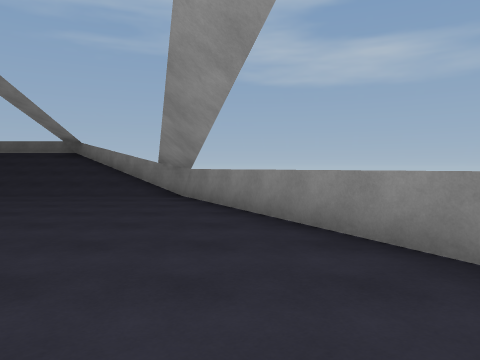
view 1 (above)

24 first-person views from a walk through a scene from a Unity 3-D project. The camera is 1.3 m above the floor, tilts 2° down and sees 70° across. The floor is counted in squares, 2 m on a side. Each view is taken from the middle of a square. On the plan, view 1 faces up. The plan holds only what a view shows up to about 10 squares ahead; the rest is blank. The place goes on beyond the plan.

view 2
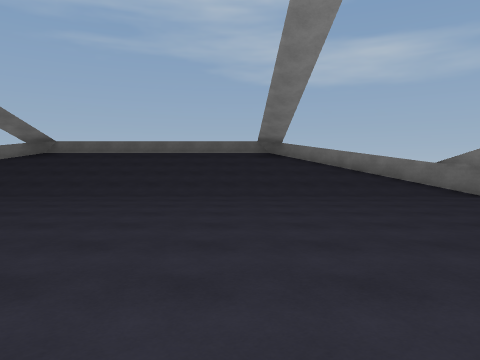

view 3
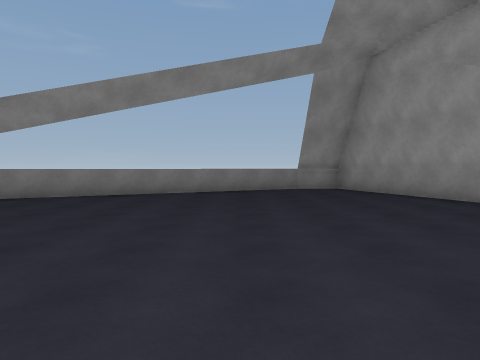

view 4
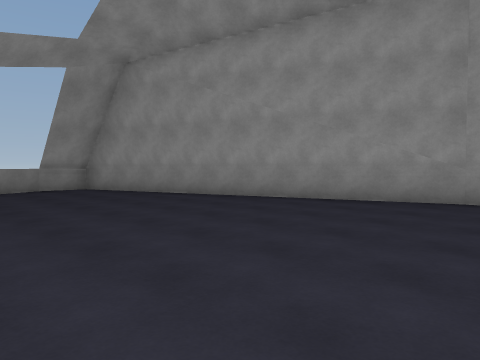

view 5
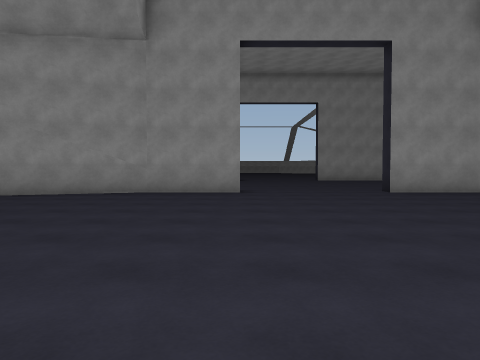

view 6
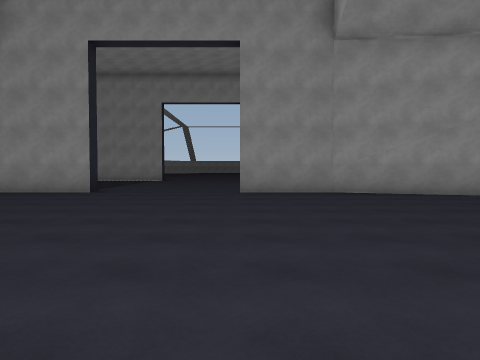

view 7
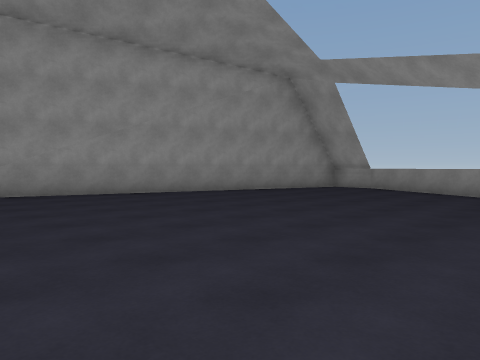

view 8
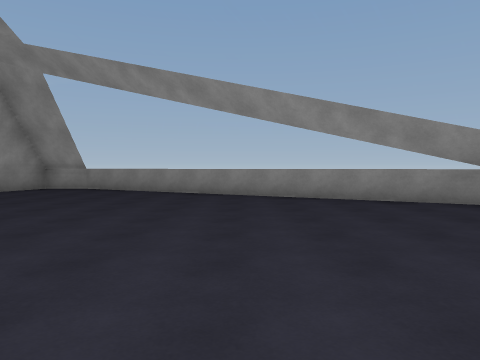

view 9
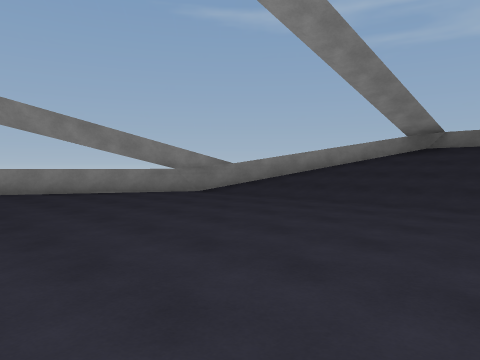

view 10
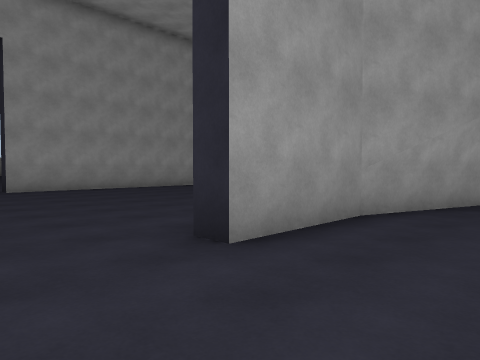

view 11
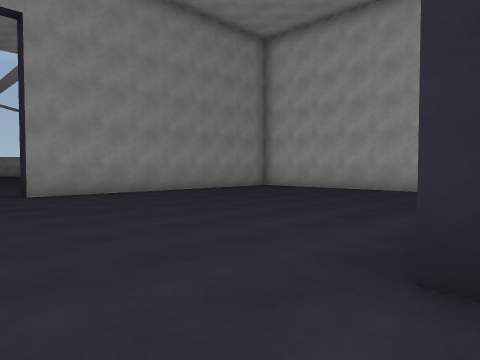

view 12
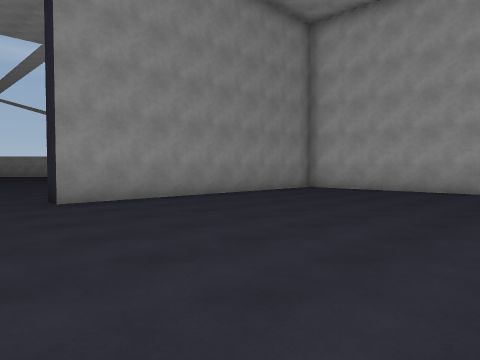

view 13
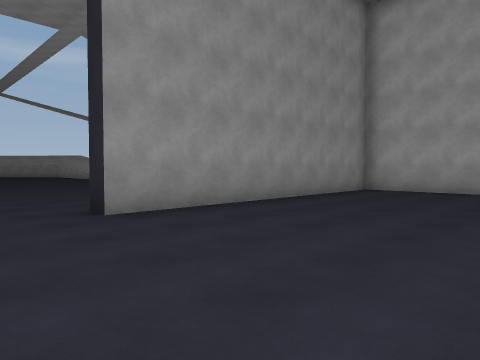

view 14
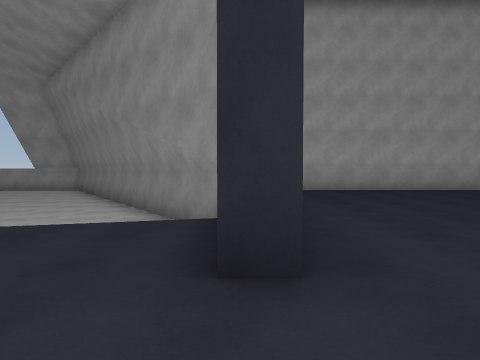

view 15
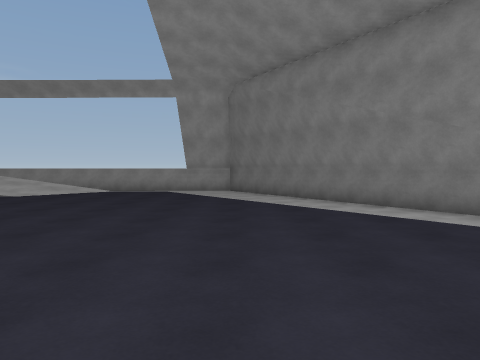

view 16
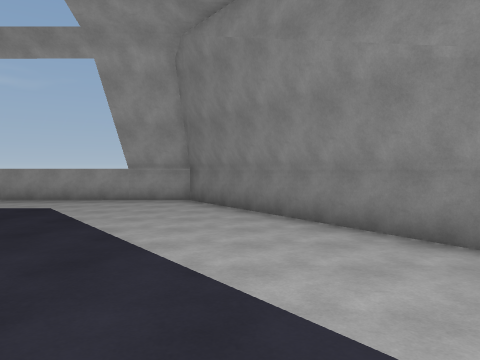

view 17
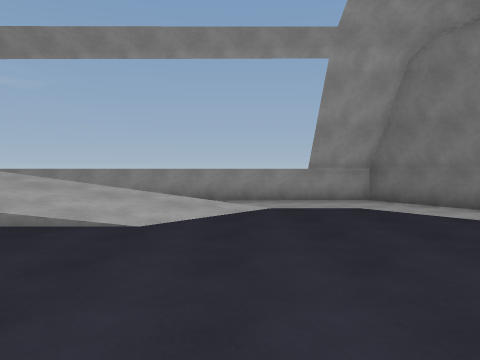

view 18
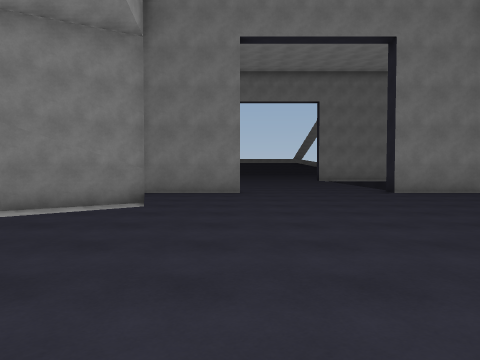

view 19
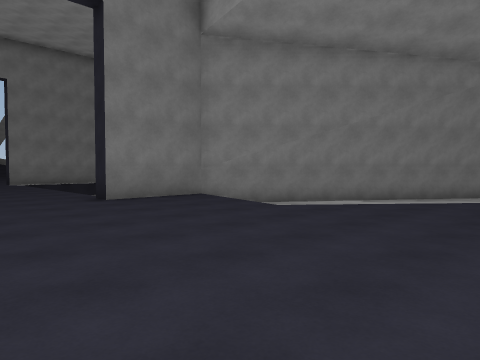

view 20
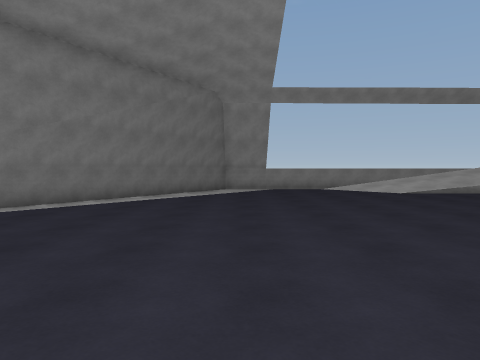

view 21
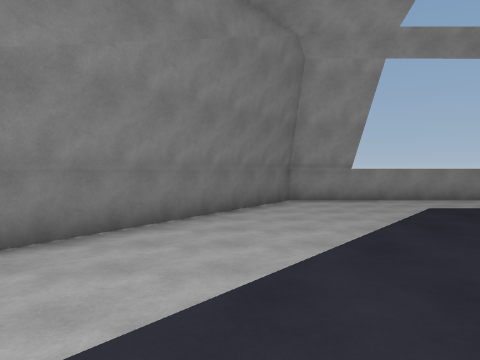

view 22
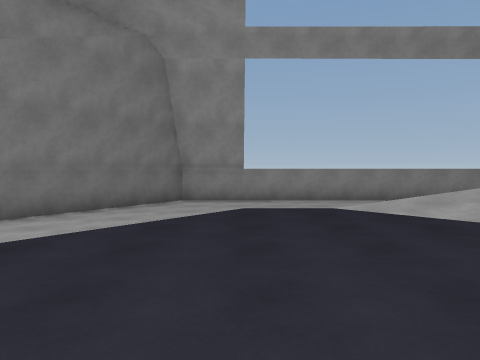

view 23
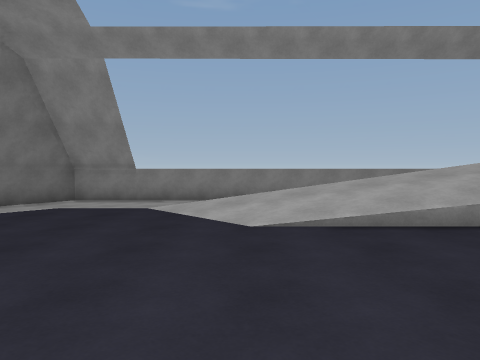

view 24
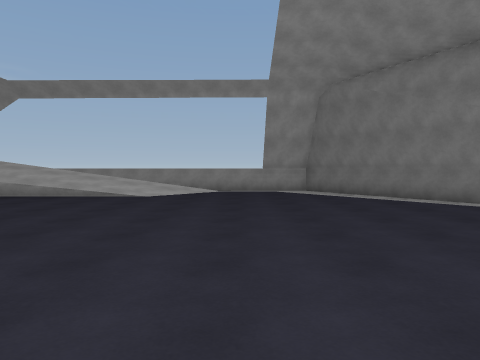

### Floor plan
Key: @ floor where view 1 was taken; # wall or solid block; . main floor; - floor 0.5 m lower than the main floor; / step, stairs or slope; = window, fence, low wall or low ledge; v drop or lower ground.
Columns run from 24 left of view 1 to 4 right of it. Each row starts with its distance up from view 1.
 11         v=//
 10        v=///////////=v
  9       ==/////////////##
  8      #/////////////////#
  7      =.................=
  6     =...................=
  5    #=...................=#
  4    =.....................=
  3   #=.......... ..........=#
  2  #=........... ...........=#
  1  #=.......................=#
  0  =......................@..=#
 -1  =.........................=#
 -2  ...........................=
 -3  ...........................
 -4  ## .....................###
 -5     ###...............####
 -6       ####.v#.....v###
 -7          ## ....##
 -8     #  ........
 -9     #..........
-10     #...........
-11     #............
-12     #............
-13     #............
-14     #............
-15     ########.....###
-16        ##-/......./ #
-17      ###--/......./ -##
-18     ##-----......./ ---#
-19   ###----/........./----##
-20  ##-----/.........../-----#
-21 ##-----/............./-----#v
-22 #-----/.............../-----#
-23 #----/................./----#
-24 #----/................./----#
-25 #-- -/........   ....../- --#
-26 #-- -//......     ....//- --#
-27 #   -//....        ...//-  -#
-28 #   -//...          ..//-   #

Positions as (right, up) in squares from view 1, and headings:
1: (0, 0), facing up
2: (-7, 0), facing up
3: (-7, 0), facing right
4: (-7, 1), facing down-right
5: (-8, 3), facing down
6: (-12, 3), facing down
7: (-13, 3), facing down-left
8: (-13, 3), facing left
9: (-11, 2), facing up-left
10: (-10, -4), facing down-left
11: (-10, -6), facing down-left
12: (-10, -8), facing down-left
13: (-10, -10), facing down-left
14: (-10, -15), facing left
15: (-10, -21), facing left
16: (-14, -20), facing left
17: (-14, -25), facing left
18: (-12, -24), facing up
19: (-11, -22), facing up-right
20: (-11, -22), facing right
21: (-6, -20), facing right
22: (-6, -23), facing right
23: (-6, -26), facing right
24: (-10, -24), facing left
